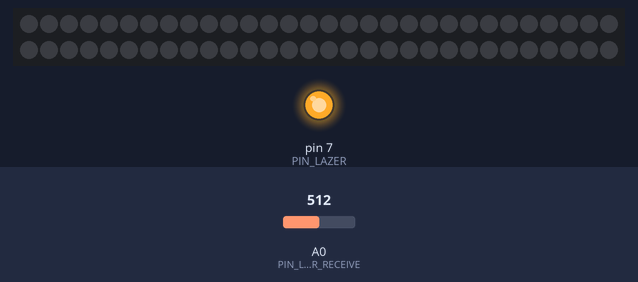
Recording of a sketch running on a simulated Arduino Uno, built with avr-gcc and run on an emulated ATmega328P. Shown: 60 RGB LEDs in strip order, left to right, continuing on the next row, output pins drawn as LEDs (lit = HIGH). The inputs (shaded band) are chosen by the test bench; at power-on: A0 (PIN_LAZER_RECEIVE) = 512. What the sketch prints to the serial monitor is not drawn.

Above: at 0.05 s.
Timing chart, 0 to 3.0 s (numbered marks = the images above):
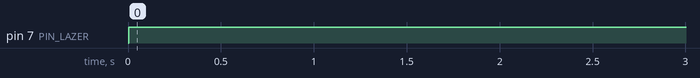

Measured:
- by itself, pin 7 (PIN_LAZER): LOW → HIGH at 0.00 s

The sketch:

DB_son.ino
```cpp
#include <Adafruit_NeoPixel.h>
#include <avr/wdt.h>
#define PIN_LIGHT 12
#define PIN_LAZER 7
#define PIN_LAZER_RECEIVE A0
#define PIN_RELAY 9

#define DEBUG
Adafruit_NeoPixel strip = Adafruit_NeoPixel(60, PIN_LIGHT, NEO_GRB + NEO_KHZ800);
String comdata = "";
String Phone1_MAC="00:f7:6f:7c:3c:2d";
String Phone2_MAC="64:9a:be:cc:89:b4";
//Initiztion
void setup() {
  //watch dog
    wdt_enable(WDTO_8S);
  // lazer part
  Serial.begin(9600);
  pinMode(PIN_LAZER, OUTPUT);  //   定义13脚为数字输出接口
  //analogReference(INTERNAL);
  //lazer part over

  //light part
  strip.begin();
  strip.show(); // Initialize all pixels to 'off'
  //light over


}
//*************************
//LAZER PART
bool check_lazer()
{

  double result;
  wdt_reset();
  // put your main code here, to run repeatedly:
  digitalWrite(PIN_LAZER, HIGH);   // 打开激光头
  delay(50);
  result = analogRead(PIN_LAZER_RECEIVE);
  #ifdef DEBUG
  Serial.print("result=");
  Serial.println(result);
  #endif
  delay(200);              // 延时一秒
  digitalWrite(PIN_LAZER, LOW);    // 关闭激光头
//  delay(500);              // 延时一秒
  if (result < 300)// lazer was cutted
  {
    return true;
  }
  else
  {
    return false;
  }
}
//*************************
//LIGHT PART
// base
void colorWipe(uint32_t c, uint8_t wait) {
  for (uint16_t i = 0; i < strip.numPixels(); i++) {
    strip.setPixelColor(i, c);
    strip.show();
    delay(wait);
  }
}
//effect
void wifi_verify_ok()
{
  strip.setBrightness(100);
  colorWipe(strip.Color(0, 0, 255), 50); // blue
  colorWipe(strip.Color(0, 255, 0), 50); // Green

}
void ramp_up()
{
  strip.setBrightness(255);
  colorWipe(strip.Color(255, 255, 255), 100); // White

}
void ramp_down()
{
  colorWipe(strip.Color(0, 0, 0), 300);

}
void open_door_light()
{
 strip.setPixelColor(strip.Color(0, 255, 0), 3);
  strip.show();
     delay(200);
 strip.setPixelColor(strip.Color(0, 0, 0), 3);
  strip.show();
  delay(200);
   strip.setPixelColor(strip.Color(0, 255, 0), 3);
  strip.show();
     delay(200);
 strip.setPixelColor(strip.Color(0, 0, 0), 3);
  strip.show();
  delay(200);
   strip.setPixelColor(strip.Color(0, 255, 0), 3);
  strip.show();
     delay(200);
 strip.setPixelColor(strip.Color(0, 0, 0), 3);
  strip.show();

}


//*************************
// WIFI PART
void wifi_set_deafult()
{
  wdt_reset();
  Serial.print("AT+CWMODE=2\r\n");
  delay(2000);
  Serial.print("AT+CWSAP=\"DBv0.1\",\"phoenixislarus\",2,2\r\n");
    wdt_reset();
  delay(5000);
    wdt_reset();
  Serial.print("AT+RST\r\n");
  delay(2000);
}
void wifi_scan()
{
  Serial.print("AT+CWLIF\r\n");

}
void wifi_reset()
{
 Serial.print("AT+RST\r\n");
   wdt_reset();
 delay(2000);
}
bool receive_wifi()
{
  wdt_reset();
  comdata.remove(0);
  while (Serial.available() > 0)
  {
    comdata += char(Serial.read());
    delay(2);
  }
  if (comdata.length() > 9)
  {
    //Serial.println(comdata);
    int mh;
    int getmac;
    mh = comdata.indexOf(':');
    if(mh>0) //found it
    {
      //00:f7:6f:7c:3c:2d Leon iPhone5s number
     if((comdata.substring((mh-2),(mh-2+17))==Phone1_MAC)||(comdata.substring((mh-2),(mh-2+17))==Phone2_MAC))
     {
       wifi_verify_ok();
       delay(20);
       ramp_down();
       return true;
     }
    }
  }
  return false;
}
//*************************
//REPLY PART
void open_door()
{
  //open
digitalWrite(PIN_RELAY,HIGH); // open relay
  //delay
    wdt_reset();
  delay(2000);
digitalWrite(PIN_RELAY,LOW); // close relay
  //close


}

//*************************
//*=====================
//MAIN PART
#ifdef DEBUG
// DEBUG mode
void loop(){
  bool lazer_check_result;
    lazer_check_result=check_lazer();
    Serial.print("lazer_check");
    Serial.println(lazer_check_result);


}
#else // running mode
void loop() {
bool lazer_check_result;
bool wifi_check_result;

wifi_scan();

wifi_check_result=receive_wifi();
  lazer_check_result=check_lazer();

// only use key open door
  if((lazer_check_result)&&(!wifi_check_result))
  {

    ramp_up();
    delay(1000);
     wdt_reset();
     delay(1000);
     wdt_reset();
     delay(1000);
     wdt_reset();
     delay(1000);
     wdt_reset();
    ramp_down();
  }
 else if((lazer_check_result)&&(wifi_check_result)) // Master is coming...
 {
   open_door_light();
   open_door();

    ramp_up();
    delay(1000);
     wdt_reset();
     delay(1000);
     wdt_reset();
     delay(1000);
     wdt_reset();
     delay(1000);
     wdt_reset();
    ramp_down();

 }


  delay(500);

}
#endif
```
